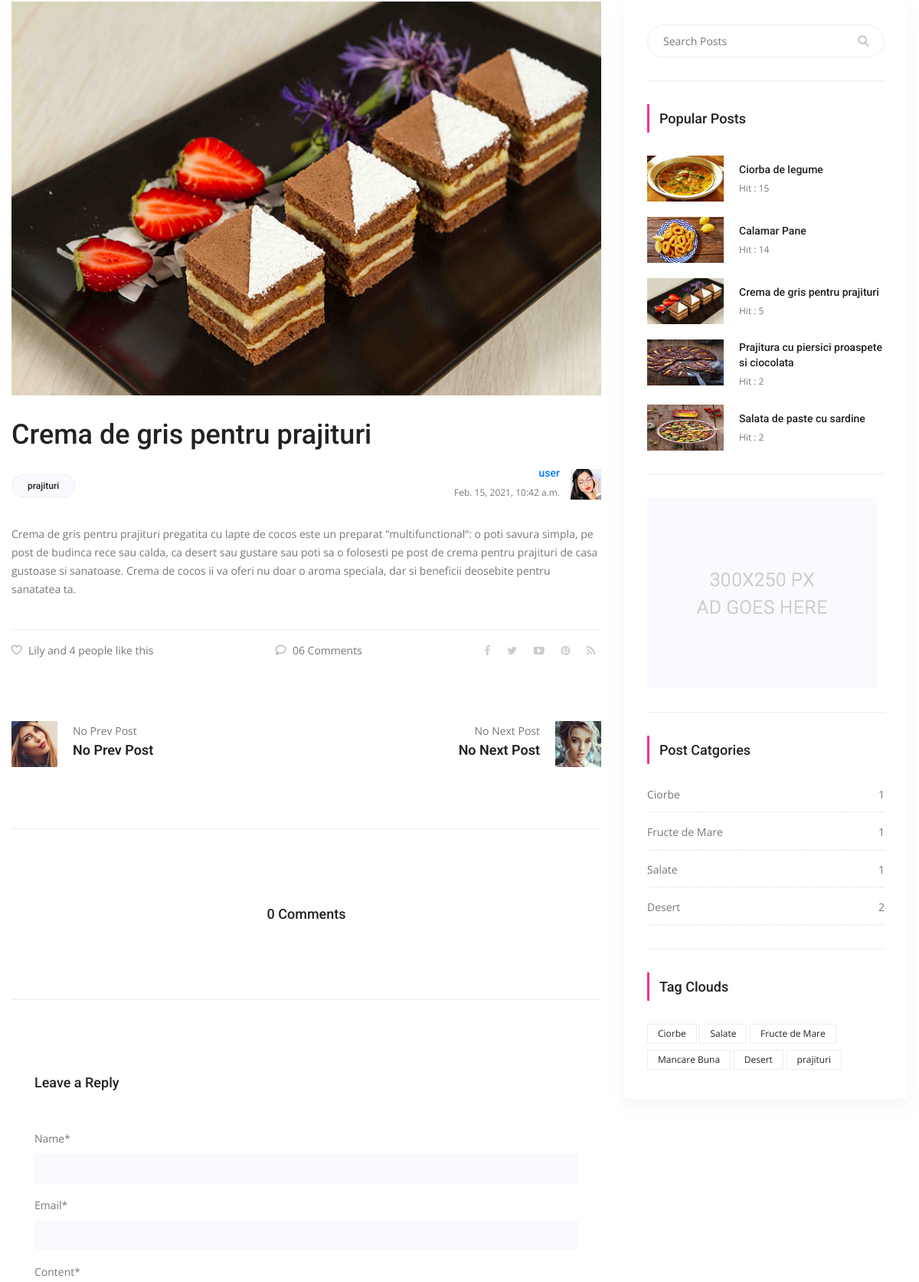
Page /detail/5/crema-de-gris-pentru-prajituri (middle part) on the earlier database version.
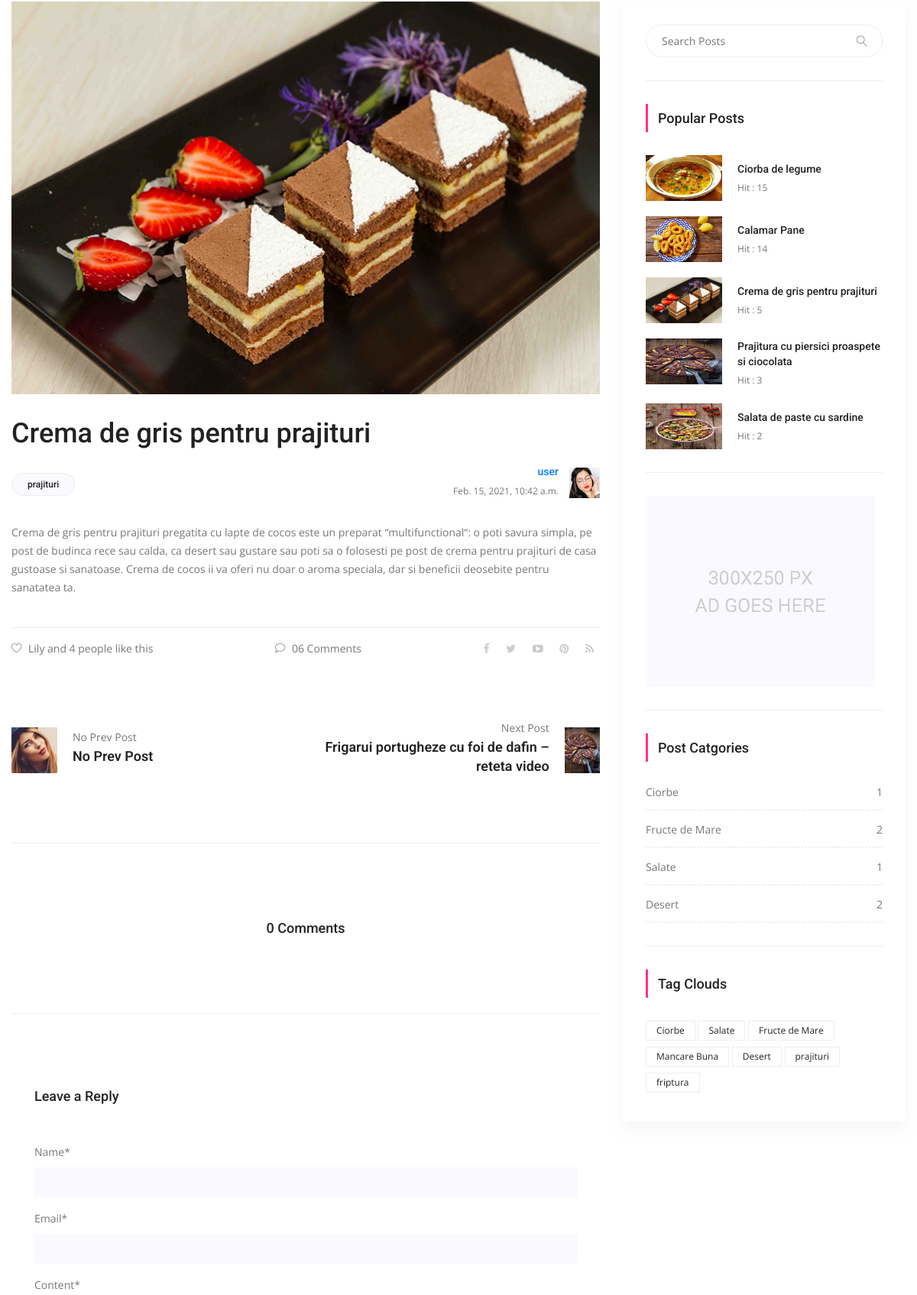
Same page on the later database version.
### posts/models.py (models this page shows, shortened)
class Tag(models.Model):
    title = models.CharField(max_length=50)
    slug = models.SlugField(editable=False)
    def __str__(self):
        return self.title

class Post(models.Model):
    title = models.CharField(max_length=150)
    content = models.TextField()
    publishing_date = models.DateTimeField(auto_now=True)
    image = models.ImageField(blank=True, null=True, upload_to='uploads/')
    user = models.ForeignKey(settings.AUTH_USER_MODEL,
                             on_delete=models.CASCADE)
    slug = models.SlugField(default='slug', editable=False)
    category = models.ForeignKey(Category,
                                 on_delete=models.CASCADE,
                                 default=1,
                                 related_name='posts')
    tag = models.ManyToManyField(Tag, related_name='posts', blank=True)
    slider_post = models.BooleanField(default=False)
    hit = models.PositiveIntegerField(default=0)
    def comment_count(self):
        return self.comments.all().count()

class Category(models.Model):
    title = models.CharField(max_length=150)
    slug = models.SlugField(editable=False)
    def post_count(self):
        return self.posts.all().count()

### posts/views.py (the view, shortened to what this page needs)
# urls.py: path('detail/<int:pk>/<slug:slug>', PostDetail.as_view(), name='detail'),
class PostDetail(DetailView, FormMixin):
    template_name = 'posts/detail.html'
    model = Post
    context_object_name = 'single'
    form_class = CreateCommentForm
    def get(self, request, *args, **kwargs):
        self.hit = Post.objects.filter(id=self.kwargs['pk']).update(
            hit=F('hit') + 1)
        return super(PostDetail, self).get(request, *args, **kwargs)
    def get_context_data(self, **kwargs):
        context = super(PostDetail, self).get_context_data(**kwargs)
        context['previous'] = Post.objects.filter(
            id__lt=self.kwargs['pk']).order_by('-pk').first()
        context['next'] = Post.objects.filter(
            id__gt=self.kwargs['pk']).order_by('pk').first()
        context['form'] = self.get_form()
        return context

### posts/forms.py
class CreateCommentForm(forms.ModelForm):
    def __init__(self, *args, **kwargs):
        super(CreateCommentForm, self).__init__(*args, **kwargs)
        self.helper = FormHelper()
        self.helper.form_method = 'post'
        self.helper.layout = Layout(
            Field('name', css_class='form-control'),
            Field('email', css_class='form-control'),
            Field('content', css_class='form-control mb-10'),
        )
        self.helper.add_input(
            Submit('submit',
                   'Post Comment',
                   css_class='primary-btn submit_btn'))
    class Meta:
        model = Comment
        fields = [
            'name',
            'email',
            'content',
        ]

### posts/templatetags/custom_tags.py (called while the page is built)
@register.simple_tag(name='categories')
def all_categories():
    return Category.objects.all()

@register.simple_tag(name='tags')
def all_tags():
    return Tag.objects.all()

@register.simple_tag(name='hit_posts')
def hit_posts():
    return Post.objects.order_by('-hit')[:5]

### templates/posts/detail.html (shortened to what the changed rows need)
{% extends 'base.html' %}
{% load static %}
{% load crispy_forms_tags %}
{% block content %}
        <section class="blog_area p_120 single-post-area">
            <div class="container">
                <div class="row">
                    <div class="col-lg-8">
       					<div class="main_blog_details">
       						<img class="img-fluid" src="{{ single.image.url }}" alt="">
       						<a href="#"><h4>{{ single.title }}</h4></a>
       						<div class="user_details">
       							<div class="float-left">
                                    {% for tag in single.tag.all %}
       								<a href="{% url 'tag_detail' tag.slug %}">{{ tag.title }}</a>
       								{% endfor %}
       							</div>
       							<div class="float-right">
       								<div class="media">
       									<div class="media-body">
       										<h5><a href="{% url 'users:user_posts' single.user.pk %}" >{{single.user.username }}</a></h5>
       										<p>{{ single.publishing_date }}</p>
       									</div>
       								</div>
       							</div>
       						</div>
       						    <p>{{ single.content }}</p>
      						<div class="news_d_footer">
      							<a href="#"><i class="lnr lnr lnr-heart"></i>Lily and 4 people like this</a>
      							<a class="justify-content-center ml-auto" href="#"><i class="lnr lnr lnr-bubble"></i>06 Comments</a>
      							<div class="news_socail ml-auto">
								</div>
      						</div>
       					</div>
       					<div class="navigation-area">
                            <div class="row">
                                {% if next %}
                                <div class="col-lg-6 col-md-6 col-12 nav-right flex-row d-flex justify-content-end align-items-center">
                                    <div class="detials">
                                        <p>Next Post</p>
                                        <a href="{% url 'detail' next.pk next.slug %}"><h4>{{ next.title }}</h4></a>
                                    </div>
                                    <div class="arrow">
                                        <a href="{% url 'detail' next.pk next.slug %}"></a>
                                    </div>
                                    <div class="thumb">
                                        <a href="{% url 'detail' next.pk next.slug %}"><img class="img-fluid" src={{next.image.url}} alt="" style="width: 60px; height: 60px;"></a>
                                    </div>
                                </div>
                                {% else %}
                                <div class="col-lg-6 col-md-6 col-12 nav-right flex-row d-flex justify-content-end align-items-center">
                                    <div class="detials">
                                        <p>No Next Post</p>
                                        <a href="#"><h4>No Next Post</h4></a>
                                    </div>
                                    <div class="arrow">
                                        <a href="#"></a>
                                    </div>
                                    <div class="thumb">
                                        <a href="#"><img class="img-fluid" src="{% static "img/blog/next.jpg" %}" alt=""></a>
                                    </div>
                                </div>
                                {% endif %}
                            </div>
                        </div>
                        <div class="comments-area">
                            <h4>{{ single.comment_count }} Comments</h4>
                        </div>
        			</div>
                    {% include 'right_side.html' %}
                </div>
            </div>
        </section>
{% endblock %}

### templates/right_side.html
{% load static %}
{% load custom_tags %}
 <div class="col-lg-4">
    <div class="blog_right_sidebar">
        <aside class="single_sidebar_widget search_widget">
            <form action="{% url 'search' %}" method="GET">
                <div class="input-group">
                    <input type="text" class="form-control" placeholder="Search Posts" name='q'>
                    <span class="input-group-btn">
                        <button class="btn btn-default" type="button"><i class="lnr lnr-magnifier"></i></button>
                    </span>
                </div>
            </form>
            <div class="br"></div>
        </aside>
        <aside class="single_sidebar_widget popular_post_widget">
            <h3 class="widget_title">Popular Posts</h3>
            {% hit_posts as posts %}
            {% for post in posts %}
            <div class="media post_item">
                <img src="{{ post.image.url }}" alt="post" style="width: 100px; height: 60px;">
                <div class="media-body">
                    <a href="{% url 'detail' post.pk post.slug %}"><h3>{{ post.title }}</h3></a>
                    <p>Hit : {{ post.hit }}</p>
                </div>
            </div>
            {% endfor %}
            <div class="br"></div>
        </aside>
        <aside class="single_sidebar_widget">
            <a href="#"><img class="img-fluid" src="{% static "img/blog/add.jpg" %}" alt=""></a>
            <div class="br"></div>
        </aside>
        <aside class="single_sidebar_widget post_category_widget">
            <h4 class="widget_title">Post Catgories</h4>
            <ul class="list cat-list">
                {% categories as categories %}
                {% for category in categories %}
                <li>
                    <a href="{% url 'category_detail' pk=category.id slug=category.slug %}" class="d-flex justify-content-between">
                        <p>{{ category.title }}</p>
                        <p>{{ category.post_count }}</p>
                    </a>
                </li>
                {% endfor %}
            </ul>
            <div class="br"></div>
        </aside>
        <aside class="single-sidebar-widget tag_cloud_widget">
            <h4 class="widget_title">Tag Clouds</h4>
            <ul class="list">
                {% tags as labels %}
                {% for label in labels %}
                <li><a href="{% url 'tag_detail' label.slug %}">{{ label }}</a></li>
                {% endfor %}
            </ul>
        </aside>
    </div>
</div>

Differences in the rows shown:
added Post: title "Frigarui portugheze cu foi de dafin – reteta video", image (picture)
changed Post "Prajitura cu piersici proaspete si ciocolata": hit "2" → "3"
computed for Category "Fructe de Mare": post_count "1" → "2"
added Tag: title "friptura", shown under "Tag Clouds"
Other differences:
text no longer shown: "No Next Post No Next Post"
text now shown: "Next Post"
